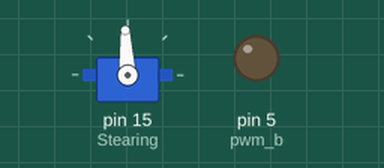
Simulated run of this sketch. Board: Arduino Uno, built with avr-gcc and run on an emulated ATmega328P. Parts: servo, output pins drawn as LEDs (lit = HIGH).

Above: at 1.05 s.
At 7.6 s:
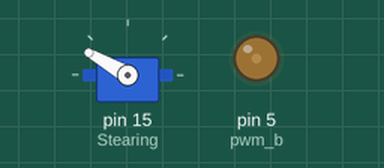
Timing chart, 0 to 9.6 s (numbered marks = the images above):
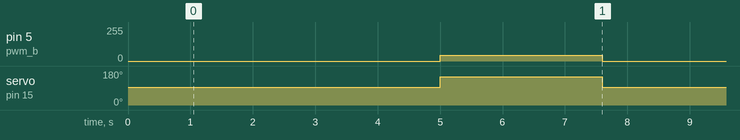

Measured:
- by itself, pin 5 (pwm_b): alternates 44/255 for 2.6 s and 0/255 for 4.0 s
- by itself, servo on pin 15 (Stearing): alternates 150° for 2.6 s and 93° for 4.0 s

The sketch:

hallgivartest.ino
```cpp
#include <Servo.h>
#define pwm_b 5 // D1 Speed
#define dir_b1 0 // D3
Servo Stearing; // 0=Höger , 180=Vänster , 93=Rakt

void setup() {
  Serial.begin(9600);
  pinMode(dir_b1, OUTPUT);
  pinMode(pwm_b, OUTPUT);
  Stearing.attach(15); //D8 Servo
  Stearing.write(93);
  delay(1000);
}

void loop() {
  Stearing.write(93);
  analogWrite(pwm_b, 0);
  delay(4000);
  analogWrite(pwm_b, 300);
  digitalWrite(dir_b1, LOW); // Framåt
  TurnL();
}

void TurnL(){
  Stearing.write(150);
  delay(2600);
}
```
